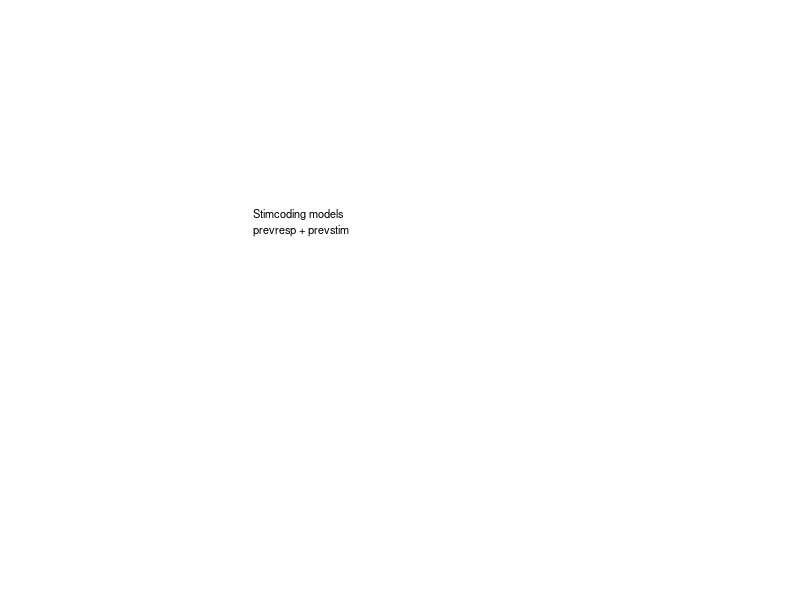
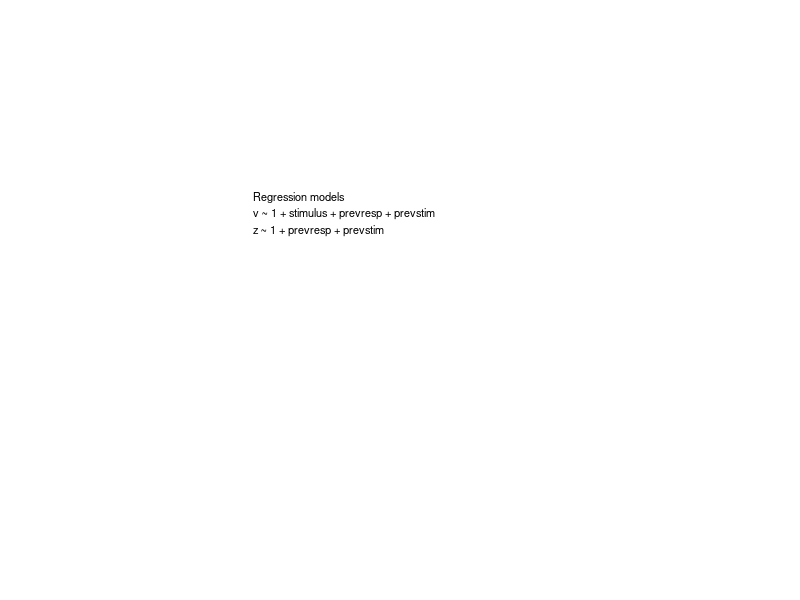

Recreate these plots in MATLAB, in order. (Note: this script raises an error after producing the figures.)
function e1_serialBias_SfN_DIC()

  addpath(genpath('~/code/Tools'));
  warning off; close all;
  global datasets datasetnames

  usr = getenv('USER');
  switch usr
  case 'anne' % local
    datasets = {'RT_RDK', 'projects/0/neurodec/Data/MEG-PL', 'NatComm', 'Anke_2afc_neutral'};
  case 'aeurai' % lisa/cartesius
    datasets = {'NatComm', 'MEG', 'Anke_neutral', 'RT_RDK'};
  end
  datasetnames = {'2IFC (Urai et al. 2016)', '2IFC (MEG)', '2AFC (Braun et al.)', '2AFC (RT)'};

  set(groot, 'defaultaxesfontsize', 6, 'defaultaxestitlefontsizemultiplier', 1, ...
  'defaultaxestitlefontweight', 'bold', ...
  'defaultfigurerenderermode', 'manual', 'defaultfigurerenderer', 'opengl', ...
  'DefaultAxesBox', 'off', ...
  'DefaultAxesTickLength', [0.02 0.05]);
  nrsubpl = length(datasets) + 1;

  % ============================================ %
  % DIC COMPARISON BETWEEN DC, Z AND BOTH
  % ============================================ %

  types = {'stimcoding', 'regress'};

  for s = 1:2
    % 1. STIMCODING, only prevresp
    clf;
    mdls = {'dc_prevresp_prevstim', 'z_prevresp_prevstim', ...
    'dc_z_prevresp_prevstim', 'nohist'};
    for d = 1:length(datasets),
      subplot(4, 4, d);
      getPlotDIC(mdls, types{s}, d, 1);
      title(datasetnames{d});
      set(gca, 'xtick', 1:3, 'xticklabel', {'dc', 'z', 'both'});
    end

    subplot(4,4,6);
    switch types{s}
    case 'stimcoding'
      text(-0.2, 0.5, {'Stimcoding models' 'prevresp + prevstim'}, 'fontsize', 8);
    case 'regress'
      text(-0.2, 0.6, {'Regression models', ...
      'v ~ 1 + stimulus + prevresp + prevstim', ...
      'z ~ 1 + prevresp + prevstim'}, 'fontsize', 8);
    end
    axis off;
    print(gcf, '-depsc', sprintf('~/Data/serialHDDM/fig1_DIC_%s.eps', types{s}));
  end

  % % ============================================ %
  % DIC COMPARISON BETWEEN DC, Z AND BOTH
  % ============================================ %

  switch usr
  case 'anne' % local
    datasets = {'RT_RDK', 'projects/0/neurodec/Data/MEG-PL', 'NatComm', 'Anke_2afc_neutral'};
  case 'aeurai' % lisa/cartesius
    datasets = {'RT_RDK', 'MEG', 'NatComm', 'Anke_neutral', 'Anke_serial'};
  end
  datasetnames = {'RT', '2IFC',  'Urai et al. 2016', 'Braun et al. 2017', 'Anke all'};

  clf; nrsubpl = 5;
  mdls = {'dc_prevresp', 'dc_prevresp_prevstim',  ...
  'dc_prevresp_prevstim_sessions', 'dc_prevresp_prevstim_prevrt', ...
  'dc_prevresp_prevstim_prevrt_prevpupil', ...
  'dc_prevresp_prevstim_prevrt_prevpupil_sessions', 'nohist'};

  for d = 1:length(datasets),
    subplot(nrsubpl, nrsubpl, d);
    getPlotDIC(mdls, types{s}, d, 1);
    set(gca, 'xtick', 1:6, 'xticklabel',...
    {'[1]', '[2]', '[3]', '[4]', '[5]', '[6]'});
    title(datasetnames{d});
  end
  subplot(nrsubpl, nrsubpl, d+1);
  text(0, -0.2, {'Regression models', ...
  '[1] v ~ 1 + stimulus + prevresp', ...
  '[2] v ~ 1 + stimulus + prevresp + prevstim', ...
  '[3] v ~ 1 + stimulus*session + prevresp + prevstim', ...
  '     a ~ 1 + session', ...
  '[4] v ~ 1 + stimulus*session + prevresp*prevrt + prevstim*prevrt', ...
  '     a ~ 1 + session', ...
  '[5] v ~ 1 + stimulus*session + prevresp*prevrt + prevstim*prevrt + prevresp*prevpupil + prevstim*prevpupil', ...
  '     a ~ 1 + session', ...
  '[6] v ~ 1 + session*(stimulus + prevresp*prevrt + prevstim*prevrt + prevresp*prevpupil + prevstim*prevpupil)', ...
  '     a ~ 1 + session', ...
  }, 'fontsize', 6); axis off;
  axis off;
  print(gcf, '-depsc', sprintf('~/Data/serialHDDM/fig1_DIC_prevresp_prevstim.eps'));
end

% ============================================ %
% DIC COMPARISON BETWEEN DC, Z AND BOTH
% ============================================ %

function getPlotDIC(mdls, s, d, plotBest)
  global datasets
  axis square;

  mdldic = nan(1, length(mdls));
  for m = 1:length(mdls),
    if ~exist(sprintf('~/Data/%s/HDDM/summary/%s_%s_all.mat', ...
      datasets{d}, s, mdls{m}), 'file'),
      continue;
    end

    load(sprintf('~/Data/%s/HDDM/summary/%s_%s_all.mat', ...
    datasets{d}, s, mdls{m}));

    if (isnan(dic.full) || isempty(dic.full)) && ~all(isnan(dic.chains)),
      dic.full = nanmean(dic.chains);
    end
    mdldic(m) = dic.full;
  end

if isnan(mdldic(end)), assert(1==0); end

  % everything relative to the full mdoel
  mdldic = bsxfun(@minus, mdldic, mdldic(end));
  mdldic = mdldic(1:end-1);

  b = bar(1:length(mdldic), mdldic, 'facecolor', linspecer(1), 'barwidth', 0.5, 'BaseValue', 100);
  b.BaseValue = 0; drawnow;

  %# Add a text string above/below each bin
  for i = 1:length(mdldic),
    if mdldic(i) < 0,
      text(i, mdldic(i) - 0.07*range(get(gca, 'ylim')), ...
      num2str(round(mdldic(i))), ...
      'VerticalAlignment', 'top', 'FontSize', 4, 'horizontalalignment', 'center');
    elseif mdldic(i) > 0,
      text(i, mdldic(i) + 0.14*range(get(gca, 'ylim')), ...
      num2str(round(mdldic(i))), ...
      'VerticalAlignment', 'top', 'FontSize', 4, 'horizontalalignment', 'center');
    end
  end

  % indicate which one is best
  bestcolor = linspecer(3);
  if plotBest,
    [~, idx] = min(mdldic);
    hold on;
  %  disp(idx);
  bar(idx, mdldic(idx), 'basevalue', 0, 'facecolor', bestcolor(3, :), 'barwidth', 0.5, 'BaseValue', 0);
  end

  box off;
  ylabel({'\Delta DIC (from nohist)'});
  set(gca, 'xticklabel', {'dc', 'z'}, 'tickdir', 'out');
  % set(gca, 'YTickLabel', num2str(get(gca, 'YTick')'));
  axis square; axis tight;
  ylim(1.8*get(gca, 'ylim'));
  xlim([0.7 length(mdls)-1+0.5]);
  offsetAxes;
  set(gca, 'xcolor', 'k', 'ycolor', 'k');
end
